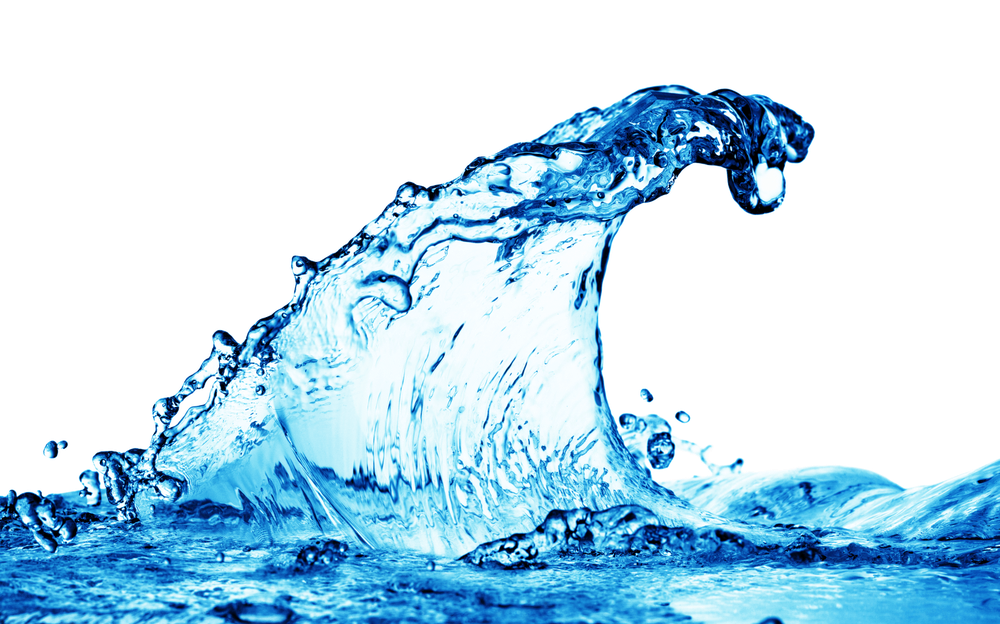
#> input picture day03/ex02/test.png, 1000 x 624 px, shrunk from 1600 x 998 before the run
$ python ScrapBooker.py
#> lines starting #> are read from the running program, lines starting #| are printed output that depends on the picture
# **************************************************************************** #
#                                                                              #
#                                                         :::      ::::::::    #
#    ScrapBooker.py                                     :+:      :+:    :+:    #
#                                                     +:+ +:+         +:+      #
#    By: ythomas <marvin@42.fr>                     +#+  +:+       +#+         #
#                                                 +#+#+#+#+#+   +#+            #
#    Created: 2019/11/09 18:03:57 by ythomas           #+#    #+#              #
#    Updated: 2019/11/18 14:38:51 by ythomas          ###   ########.fr        #
#                                                                              #
# **************************************************************************** #

import matplotlib.image as mpimg
import numpy as np
import sys

class ScrapBooker:

    def crop(array, dimensions, position):
        height = len(array)
        width = len(array[0])
        if dimensions[0] > width or dimensions[1] > height: print("error"); sys.exit()
        result = array[position[0]:position[0] + dimensions[0], position[1]:position[1] + dimensions[1]]
        return result

    def thin(array, n, axis):
        return np.delete(array, np.s_[::n], axis)

    def juxtapose(array, n, axis):
        result = array
        for nb in range(1, n):
            result = np.concatenate((array, result), axis)
        return result

    def mosaic(array, dimensions):
        tmp = ScrapBooker.juxtapose(array, dimensions[0], 0)
        result = ScrapBooker.juxtapose(tmp, dimensions[1], 1)
        return result

img = mpimg.imread("test.png")
#> img is the input picture: shape (624, 1000, 4) float32; mean R, G, B, A 0.141, 0.309, 0.39, 0.308
#image = ScrapBooker.crop(img, [500, 500], [400, 400])
#image = ScrapBooker.thin(img, 2, 0)
#image = ScrapBooker.juxtapose(img, 2, 0)
image = ScrapBooker.mosaic(img, [5, 5])
#> the loop in juxtapose, `for nb in range(1, n):` made 4 passes
#> pass 1, in juxtapose, `result = np.concatenate((array, result), axis)`:
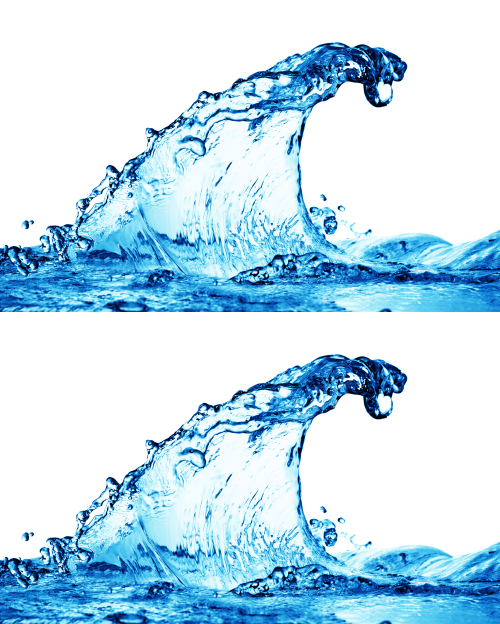
#> result: shape (1248, 1000, 4) float32 (shown at 1/2 size); mean R, G, B, A 0.141, 0.309, 0.39, 0.308; transparent parts drawn white
#> pass 3, in juxtapose, `result = np.concatenate((array, result), axis)`:
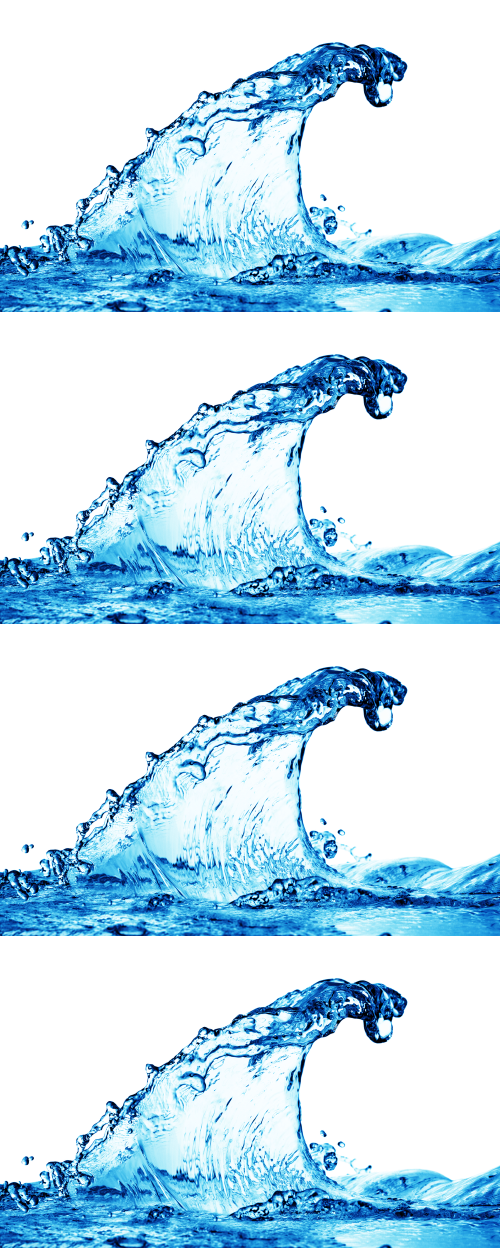
#> result: shape (2496, 1000, 4) float32 (shown at 1/2 size); mean R, G, B, A 0.141, 0.309, 0.39, 0.308; transparent parts drawn white
#> after the loop in juxtapose, `for nb in range(1, n):`:
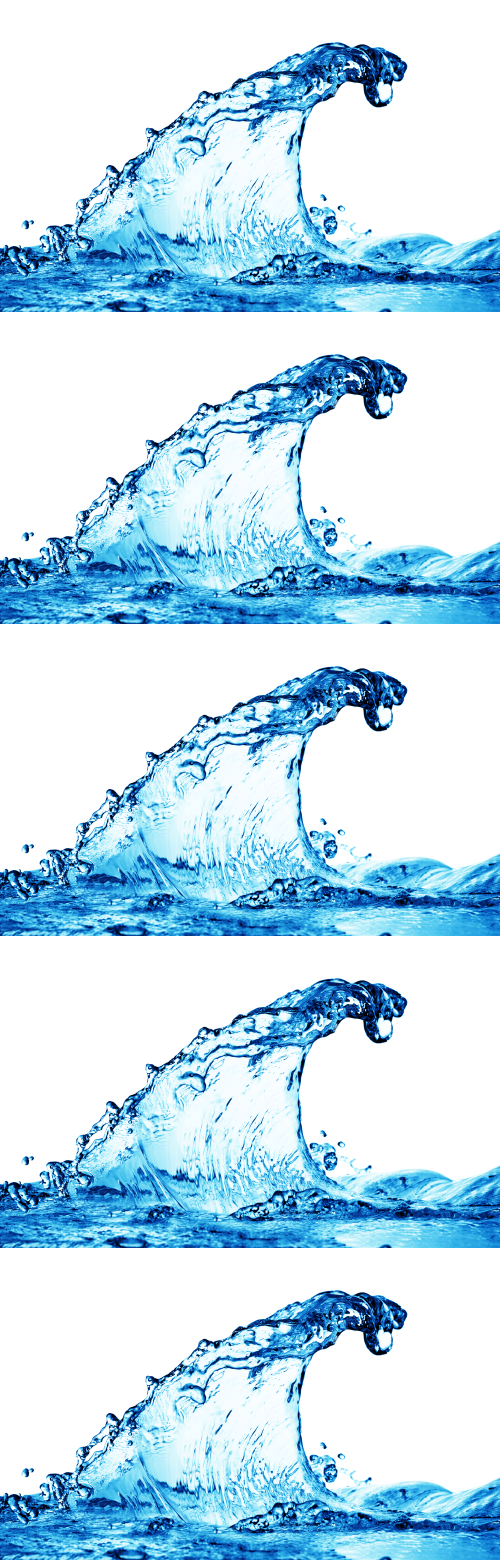
#> result: shape (3120, 1000, 4) float32 (shown at 1/2 size); mean R, G, B, A 0.141, 0.309, 0.39, 0.308; transparent parts drawn white
#> call 2 of juxtapose, with n = 5, axis = 1
#> the loop in juxtapose (call 2), `for nb in range(1, n):` made 4 passes
#> pass 1, in juxtapose (call 2), `result = np.concatenate((array, result), axis)`:
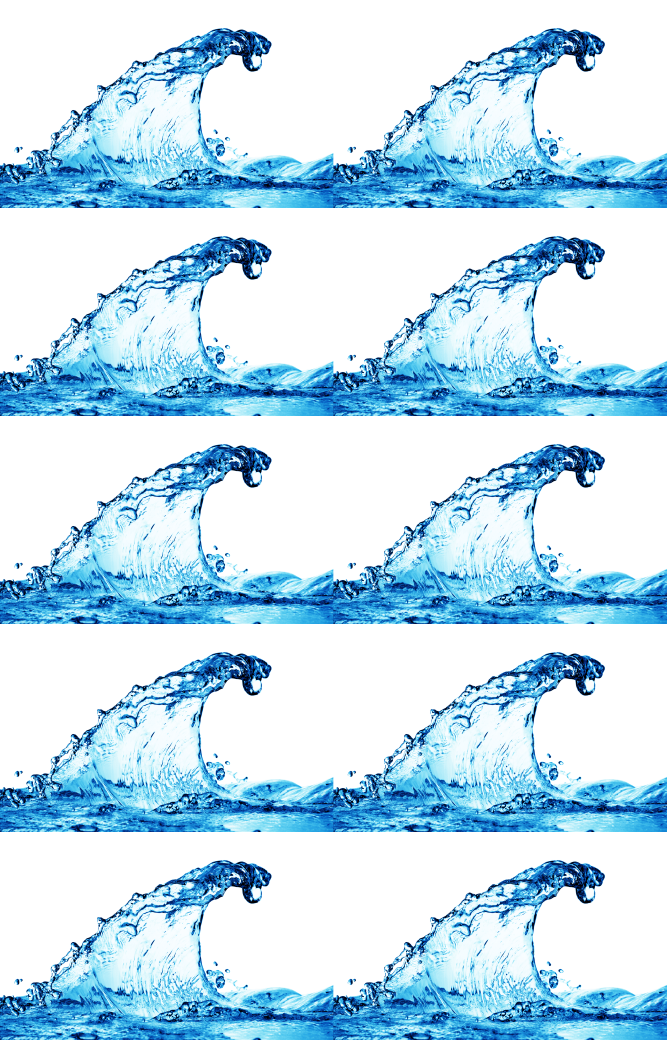
#> result: shape (3120, 2000, 4) float32 (shown at 1/3 size); mean R, G, B, A 0.141, 0.31, 0.392, 0.309; transparent parts drawn white
#> pass 2, in juxtapose (call 2), `result = np.concatenate((array, result), axis)`:
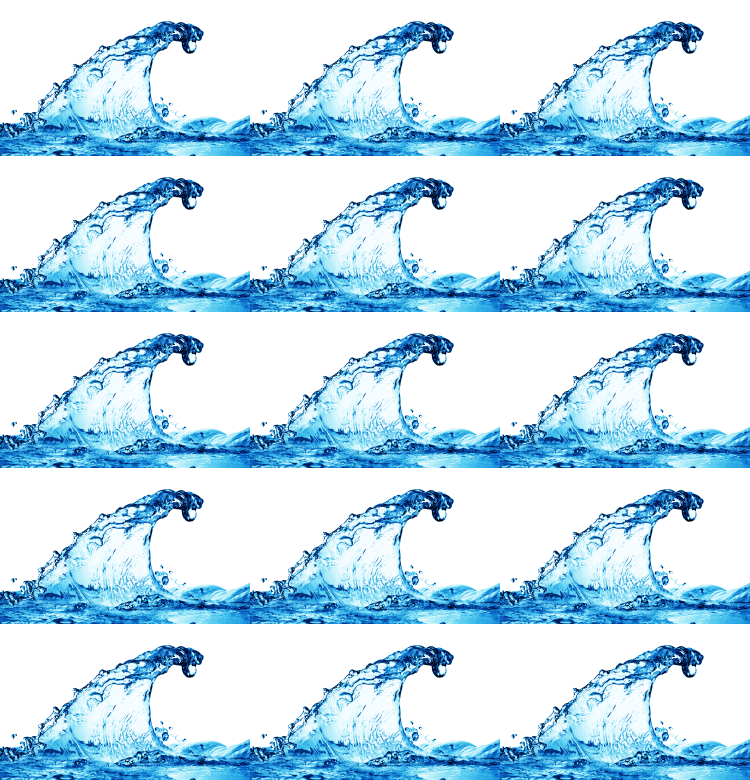
#> result: shape (3120, 3000, 4) float32 (shown at 1/4 size); mean R, G, B, A 0.14, 0.31, 0.394, 0.31; transparent parts drawn white
#> pass 3, in juxtapose (call 2), `result = np.concatenate((array, result), axis)`:
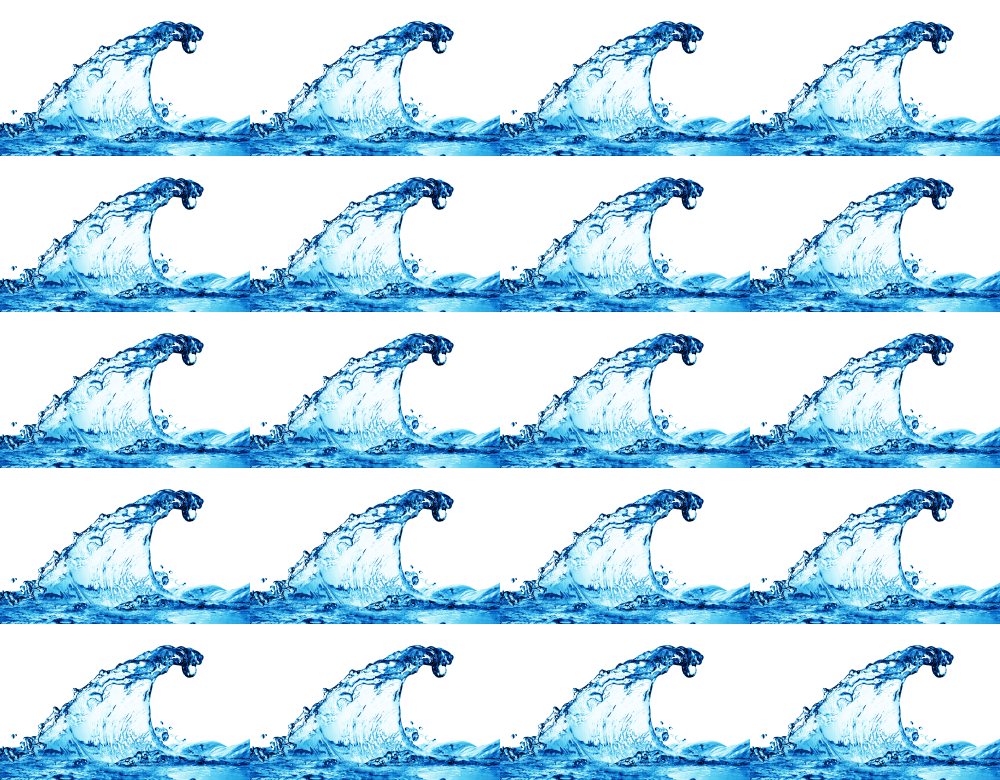
#> result: shape (3120, 4000, 4) float32 (shown at 1/4 size); mean R, G, B, A 0.14, 0.311, 0.398, 0.311; transparent parts drawn white
#> after the loop in juxtapose (call 2), `for nb in range(1, n):`:
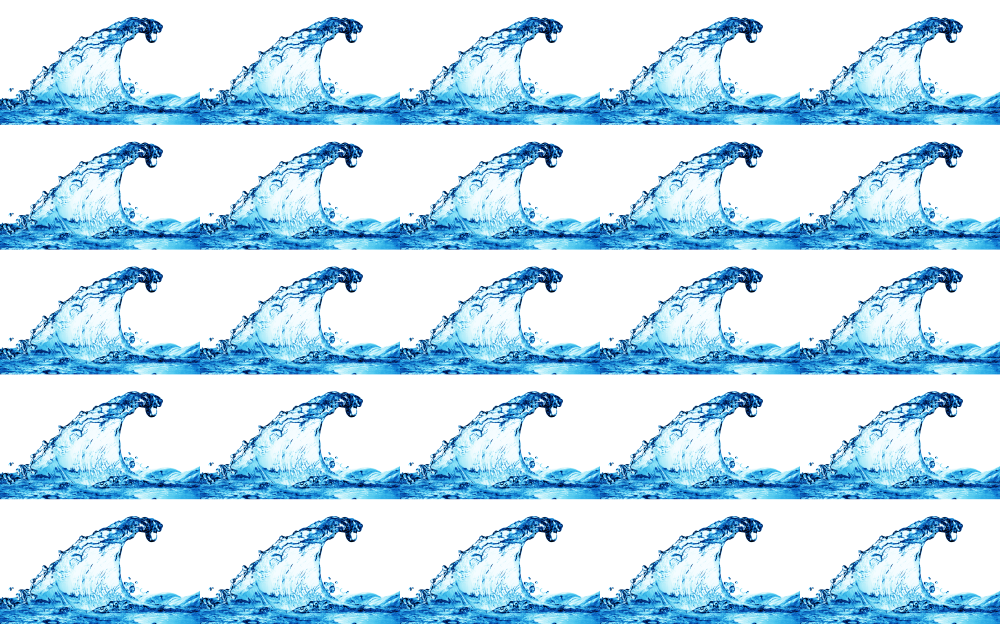
#> result: shape (3120, 5000, 4) float32 (shown at 1/5 size); mean R, G, B, A 0.14, 0.313, 0.4, 0.313; transparent parts drawn white
mpimg.imsave("result.png", image)
